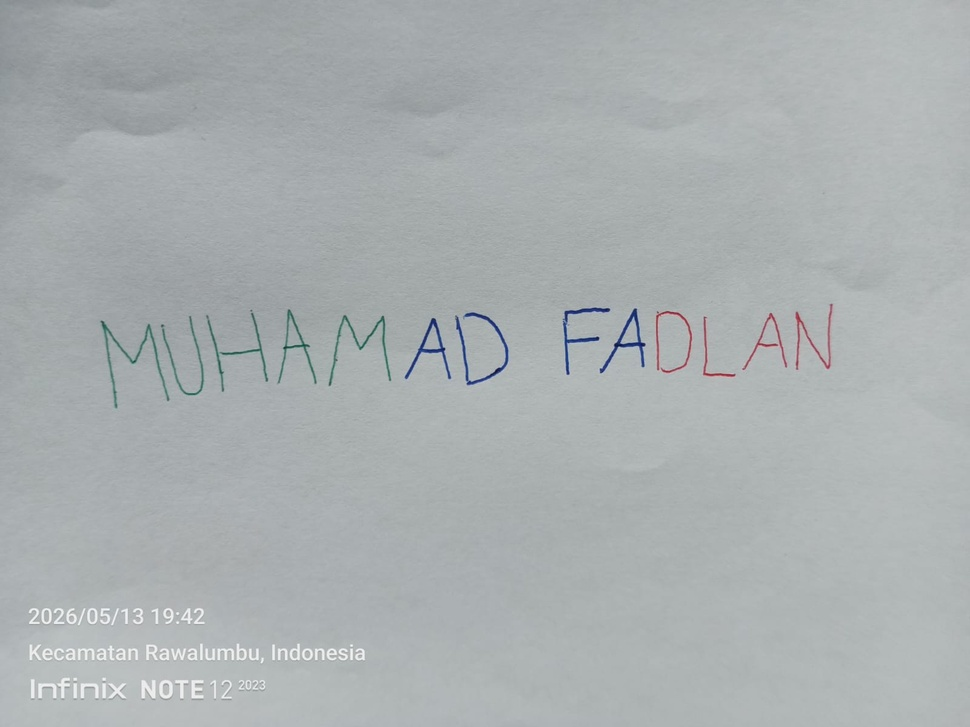
#> input picture tulisan.jpg, 970 x 727 px, shrunk from 1600 x 1200 before the run
$ jupyter execute UTS_202431014_FADLAN_PCD_Tulisan.ipynb
#> lines starting #> are read from the running program, lines starting #| are printed output that depends on the picture; after the words box and inside, x2 and y2 are one past the last pixel; in counts of white or black regions, pixels touching at a corner belong together
## IMPORT LIBRARY

[cell 1]
import cv2
import numpy as np
import matplotlib.pyplot as plt

img_path = 'tulisan.jpg'
img_bgr = cv2.imread(img_path)
#> img_bgr is the input picture: shape (727, 970, 3); mean B, G, R 176.7, 175.4, 169.9
img_rgb = cv2.cvtColor(img_bgr, cv2.COLOR_BGR2RGB)
img_hsv = cv2.cvtColor(img_bgr, cv2.COLOR_BGR2HSV)
#> img_hsv: shape (727, 970, 3); mean H, S, V 94.9, 10.6, 176.9

print("Gambar berhasil dimuat!")

## MENAMPILKAN HISTOGRAM

[cell 2]
colors = ('r', 'g', 'b')
plt.figure(figsize=(15, 4))
plt.suptitle('Histogram Kanal Warna (Red, Green, Blue)')

for i, color in enumerate(colors):
    hist = cv2.calcHist([img_rgb], [i], None, [256], [0, 256])
    plt.subplot(1, 3, i+1)
    plt.plot(hist, color=color)
    plt.title(f'Kanal {color.upper()}')
    plt.xlim([0, 256])

plt.tight_layout()
plt.show()
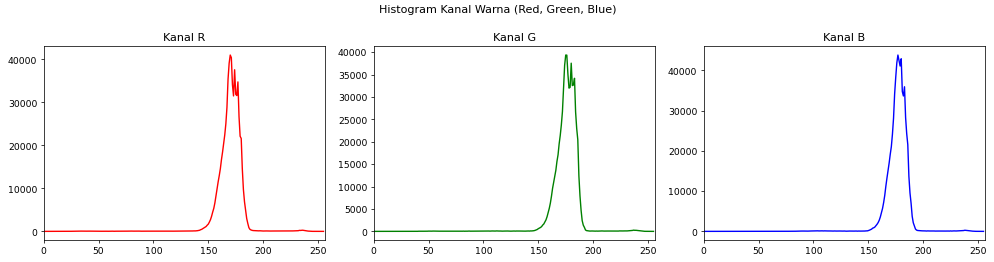
#> figure drawn by matplotlib, 3 panels; panel 1: curve peaks at x = 170, y = 41019; panel 2: curve peaks at x = 175, y = 39388; panel 3: curve peaks at x = 177, y = 43835

[cell 3]
# 1. Ambang batas Biru
lower_blue = np.array([90, 50, 50])
upper_blue = np.array([130, 255, 255])
mask_blue = cv2.inRange(img_hsv, lower_blue, upper_blue)
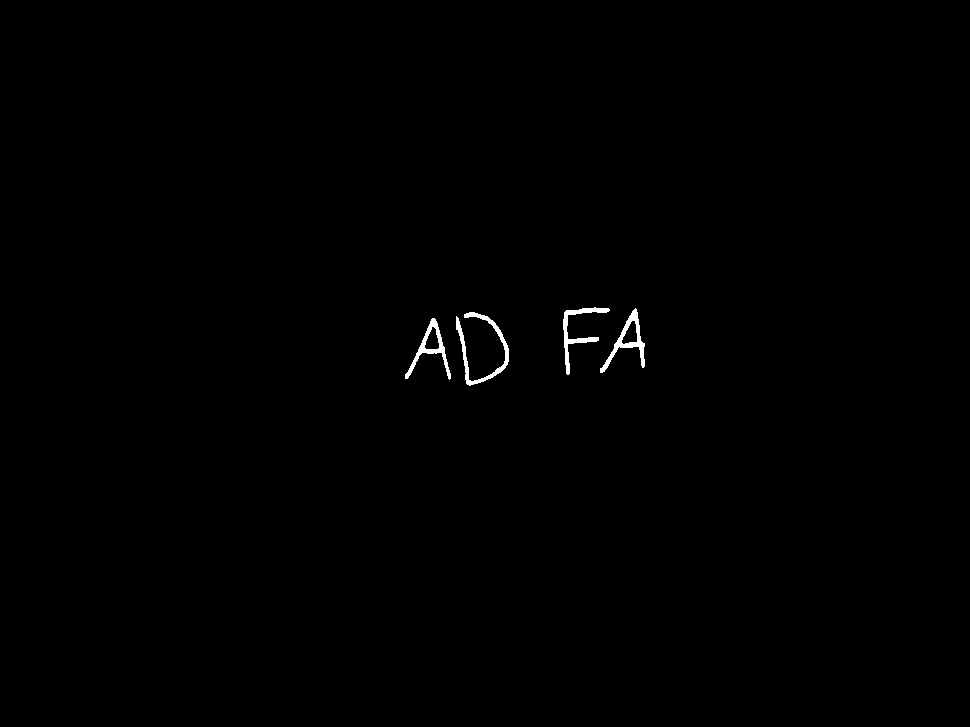
#> mask_blue: shape (727, 970); 0.37% white; 4 white regions, box (x1, y1, x2, y2) and area: (456, 312, 509, 386) 761, (600, 308, 645, 373) 640, (563, 307, 610, 375) 606, (405, 318, 451, 380) 590

# 2. Ambang batas Hijau
lower_green = np.array([40, 50, 50])
upper_green = np.array([85, 255, 255])
mask_green = cv2.inRange(img_hsv, lower_green, upper_green)
#> mask_green: shape (727, 970); 0.27% white in thin lines or dots, all inside (x1, y1, x2, y2) = (102, 310, 391, 407)

# 3. Ambang batas Merah
lower_red1 = np.array([0, 50, 50])
upper_red1 = np.array([10, 255, 255])
mask_red1 = cv2.inRange(img_hsv, lower_red1, upper_red1)
#> mask_red1: shape (727, 970); 0% white in thin lines or dots, all inside (x1, y1, x2, y2) = (709, 373, 720, 374)

lower_red2 = np.array([160, 50, 50])
upper_red2 = np.array([180, 255, 255])
mask_red2 = cv2.inRange(img_hsv, lower_red2, upper_red2)
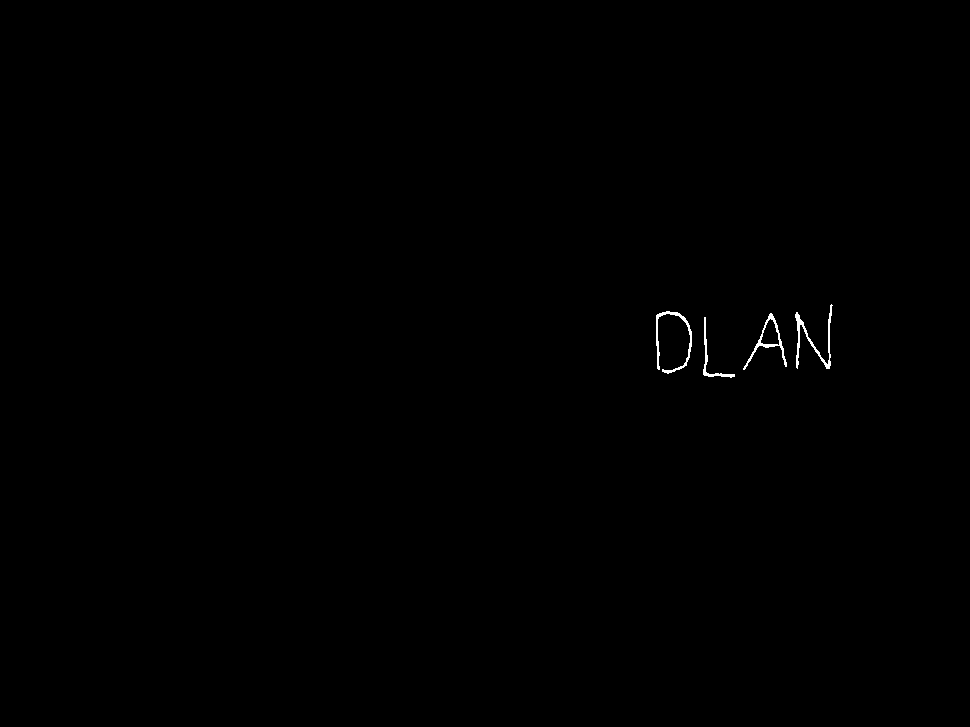
#> mask_red2: shape (727, 970); 0.2% white in thin lines or dots, all inside (x1, y1, x2, y2) = (656, 304, 833, 378)

mask_red = cv2.bitwise_or(mask_red1, mask_red2)

[cell 4]
img_none = np.zeros_like(img_rgb)
img_blue = cv2.bitwise_and(img_rgb, img_rgb, mask=mask_blue)
mask_red_blue = cv2.bitwise_or(mask_red, mask_blue)
#> mask_red_blue: shape (727, 970); 0.57% white; 8 white regions, largest, box (x1, y1, x2, y2) and area: (456, 312, 509, 386) 761, (600, 308, 645, 373) 640, (563, 307, 610, 375) 606
img_red_blue = cv2.bitwise_and(img_rgb, img_rgb, mask=mask_red_blue)

mask_all = cv2.bitwise_or(mask_red_blue, mask_green)
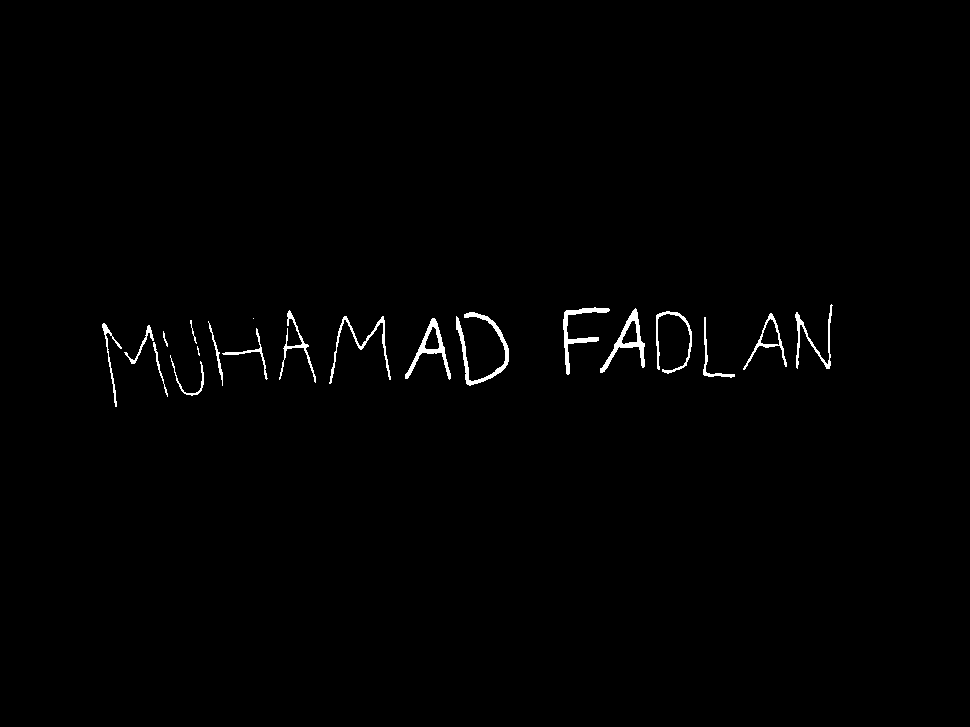
#> mask_all: shape (727, 970); 0.84% white; 20 white regions (2 under 20 px), largest, box (x1, y1, x2, y2) and area: (456, 312, 509, 386) 761, (600, 308, 645, 373) 640, (563, 307, 610, 375) 606
img_all = cv2.bitwise_and(img_rgb, img_rgb, mask=mask_all)
fig, axs = plt.subplots(2, 2, figsize=(12, 8))

axs[0, 0].imshow(img_none)
axs[0, 0].set_title('NONE')

axs[0, 1].imshow(img_blue)
axs[0, 1].set_title('BLUE')

axs[1, 0].imshow(img_red_blue)
axs[1, 0].set_title('RED-BLUE')

axs[1, 1].imshow(img_all)
axs[1, 1].set_title('RED-GREEN-BLUE')

plt.tight_layout()
plt.show()
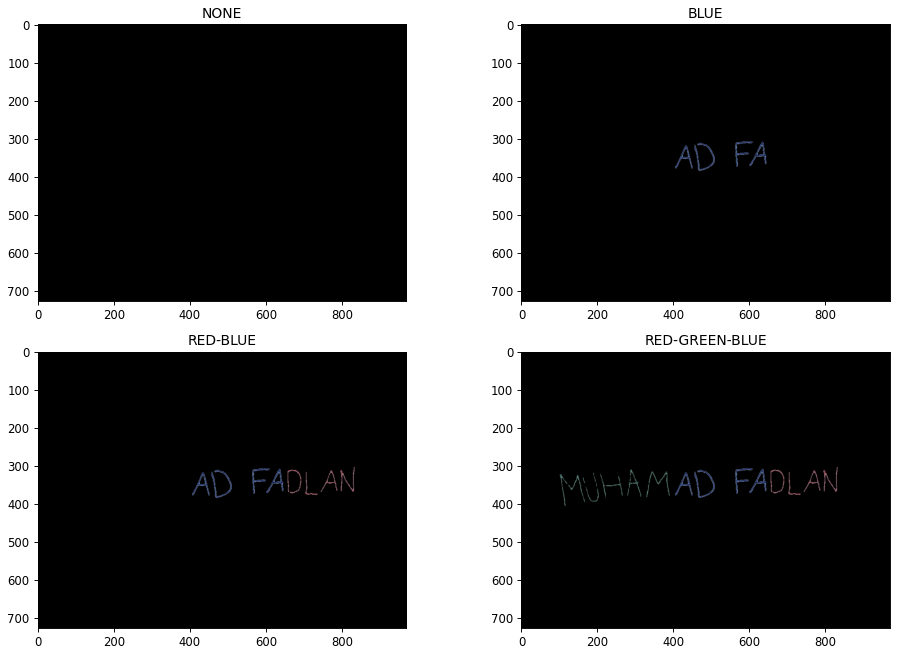
#> figure drawn by matplotlib, 4 panels

[cell 5]
img_kontras = cv2.convertScaleAbs(img_rgb, alpha=1.2, beta=10)
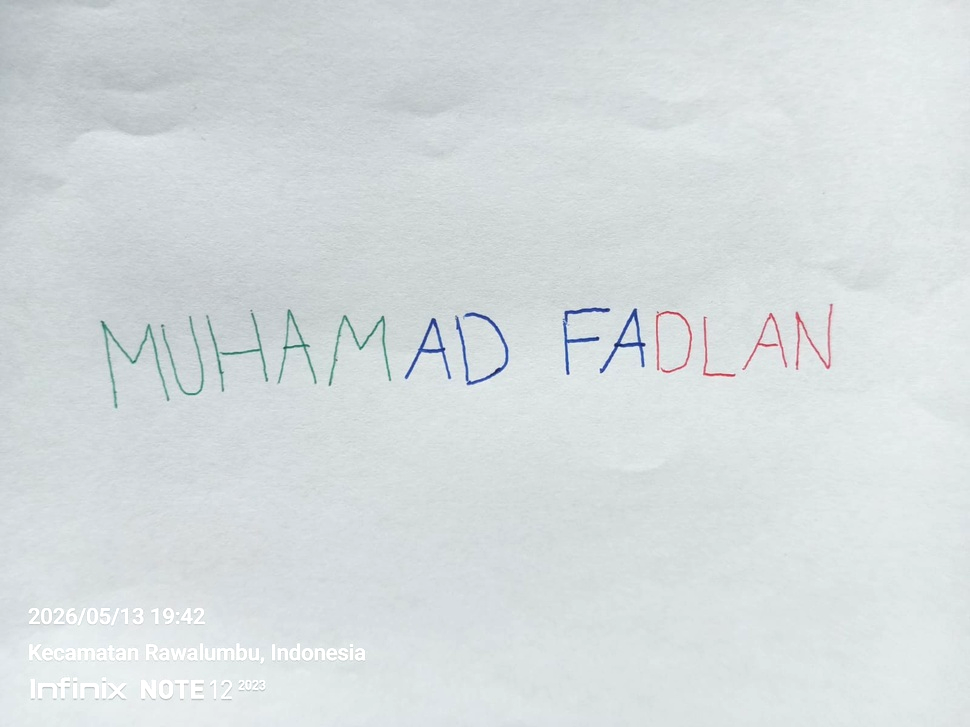
#> img_kontras: shape (727, 970, 3); mean R, G, B 213.7, 220.2, 221.9

img_biru_only = np.full_like(img_rgb, 255)
img_merah_only = np.full_like(img_rgb, 255)
img_hijau_only = np.full_like(img_rgb, 255)

img_biru_only[mask_blue > 0] = img_rgb[mask_blue > 0]
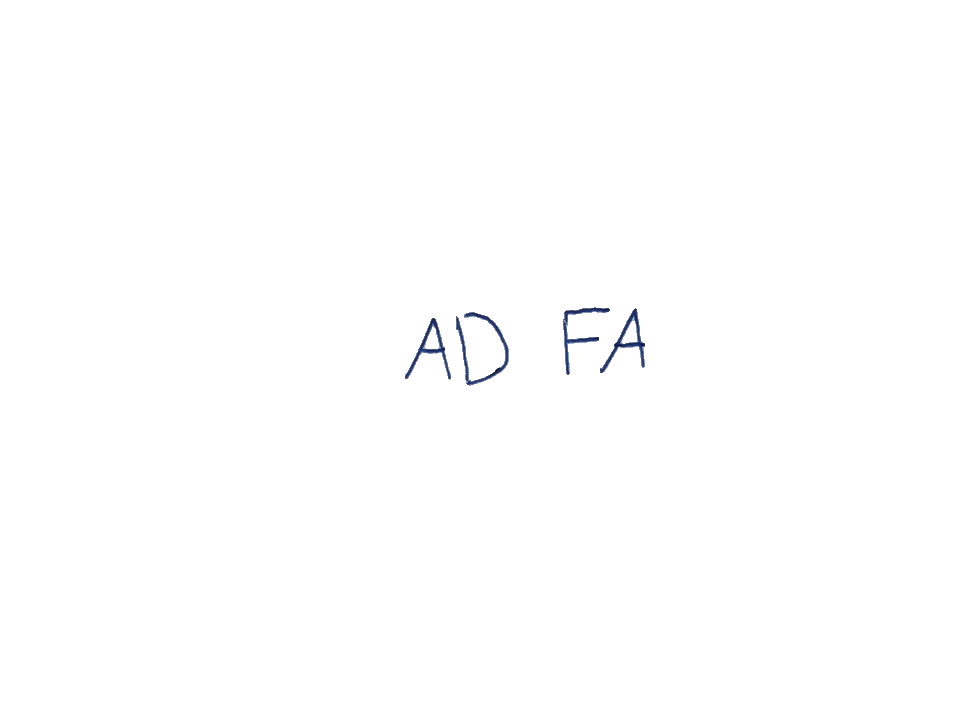
#> img_biru_only: shape (727, 970, 3); mean R, G, B 254.3, 254.4, 254.5
img_merah_only[mask_red > 0] = img_rgb[mask_red > 0]
img_hijau_only[mask_green > 0] = img_rgb[mask_green > 0]

fig, axs = plt.subplots(2, 2, figsize=(12, 8))

axs[0, 0].imshow(img_kontras)
axs[0, 0].set_title('Citra Kontras')

axs[0, 1].imshow(img_biru_only)
axs[0, 1].set_title('Biru')

axs[1, 0].imshow(img_merah_only)
axs[1, 0].set_title('Merah')

axs[1, 1].imshow(img_hijau_only)
axs[1, 1].set_title('Hijau')

plt.tight_layout()
plt.show()
